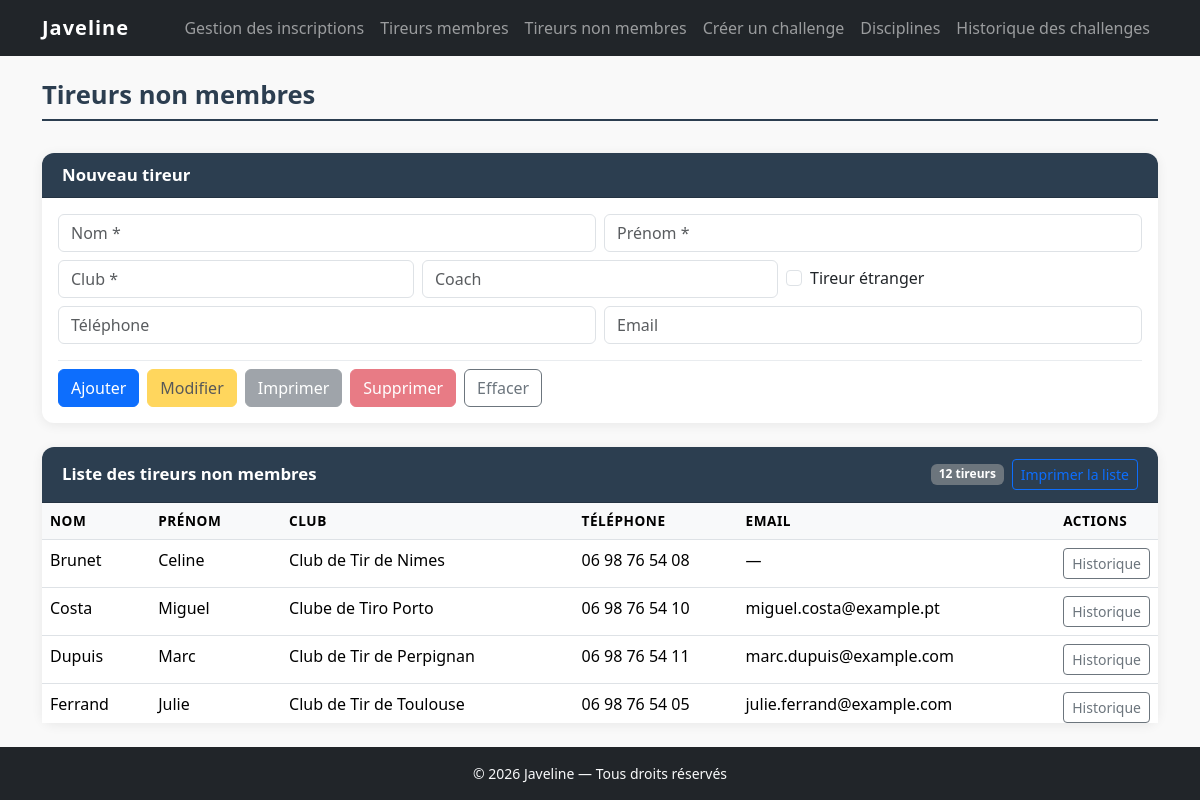
/externes, run on the app's committed database.
### tables this page shows
CREATE TABLE externes (
    id          INT UNSIGNED    NOT NULL AUTO_INCREMENT,
    nom         VARCHAR(100)    NOT NULL,
    prenom      VARCHAR(100)    NOT NULL,
    club        VARCHAR(150)    NOT NULL,
    telephone   VARCHAR(20)         NULL DEFAULT NULL,
    email       VARCHAR(150)        NULL DEFAULT NULL,
    etranger    TINYINT(1)      NOT NULL DEFAULT 0,
    coach       VARCHAR(150)        NULL DEFAULT NULL,
    created_at  DATETIME        NOT NULL DEFAULT CURRENT_TIMESTAMP,
    PRIMARY KEY (id)
);

### app/controllers/ExterneController.php (called while the page is built, shortened)
<?php
require_once APP_ROOT . '/app/models/ExterneModel.php';
class ExterneController extends Controller
{
    private ExterneModel $model;
    public function __construct()
    {
        $this->model = new ExterneModel();
    }
    public function index(): void
    {
        $externes = $this->model->findAll();
        $this->render('externes/index', [
            'titrePage' => 'Tireurs non membres — ' . APP_NAME,
            'externes'  => $externes,
        ]);
    }
}

### index.php (called while the page is built, shortened)
<?php
require_once APP_ROOT . '/core/helpers.php';
require_once APP_ROOT . '/core/Database.php';
require_once APP_ROOT . '/core/Model.php';
$router = new Router();
$router->dispatch();

### core/Database.php (called while the page is built, shortened)
<?php
class Database
{
    private static ?PDO $instance = null;
    public static function getInstance(): PDO
    {
        if (self::$instance === null) {
            $dsn = 'mysql:host=' . DB_HOST
                 . ';dbname=' . DB_NAME
                 . ';charset=' . DB_CHARSET;
            $options = [
                PDO::ATTR_ERRMODE            => PDO::ERRMODE_EXCEPTION,
                PDO::ATTR_DEFAULT_FETCH_MODE => PDO::FETCH_ASSOC,
                PDO::ATTR_EMULATE_PREPARES   => false,
            ];
            try {
                self::$instance = new PDO($dsn, DB_USER, DB_PASS, $options);
            } catch (PDOException $e) {
                if (APP_ENV === 'development') {
                    die('Erreur de connexion à la base de données : ' . $e->getMessage());
                } else {
                    die('Erreur de connexion à la base de données. Veuillez réessayer plus tard.');
                }
            }
        }
        return self::$instance;
    }
}

### core/Model.php (called while the page is built, shortened)
<?php
abstract class Model
{
    public function __construct()
    {
        $this->db = Database::getInstance();
    }
}

### app/models/ExterneModel.php (called while the page is built, shortened)
<?php
require_once APP_ROOT . '/core/Model.php';
class ExterneModel extends Model
{
    public function findAll(): array
    {
        $stmt = $this->db->query(
            'SELECT id, nom, prenom, club, telephone, email, etranger
             FROM externes
             ORDER BY nom ASC, prenom ASC'
        );
        return $stmt->fetchAll();
    }
}

### core/helpers.php (called while the page is built, shortened)
<?php
function format_telephone_fr(?string $telephone): string
{
    $chiffres = preg_replace('/[^0-9]/', '', $telephone);
    if (preg_match('/^0[1-9][0-9]{8}$/', $chiffres)) {
        return implode(' ', str_split($chiffres, 2));
    }
    return $telephone;
}

### app/views/partials/externes_liste.php (the view, shortened to what this page needs)
<?php if (empty($externes)): ?>
    <p class="liste-vide">Aucun tireur non membre enregistré.</p>
<?php else: ?>
    <div class="table-responsive">
        <table class="table table-hover membres-table table-triable" aria-label="Liste des tireurs non membres">
            <thead>
                <tr>
                    <th scope="col" data-tri="texte" tabindex="0" role="button" aria-label="Trier par nom">Nom</th>
                    <th scope="col" data-tri="texte" tabindex="0" role="button" aria-label="Trier par prénom">Prénom</th>
                    <th scope="col" data-tri="texte" tabindex="0" role="button" aria-label="Trier par club">Club</th>
                    <th scope="col" data-tri="texte" tabindex="0" role="button" aria-label="Trier par téléphone">Téléphone</th>
                    <th scope="col" data-tri="texte" tabindex="0" role="button" aria-label="Trier par email">Email</th>
                    <th scope="col" class="col-actions">Actions</th>
                </tr>
            </thead>
            <tbody>
                <?php foreach ($externes as $externe): ?>
                <tr class="ligne-externe"
                    data-id="<?= (int)$externe['id'] ?>"
                    role="button"
                    tabindex="0"
                    aria-label="Sélectionner <?= htmlspecialchars($externe['nom'] . ' ' . $externe['prenom']) ?>">
                    <td><?= htmlspecialchars($externe['nom']) ?></td>
                    <td><?= htmlspecialchars($externe['prenom']) ?></td>
                    <td><?= htmlspecialchars($externe['club']) ?></td>
                    <td><?= $externe['telephone'] ? htmlspecialchars(format_telephone_fr($externe['telephone'])) : '—' ?></td>
                    <td><?= htmlspecialchars($externe['email'] ?? '—') ?></td>
                    <td>
                        <a href="<?= APP_URL ?>/externes/historique/<?= (int)$externe['id'] ?>"
                           class="btn btn-sm btn-outline-secondary"
                           aria-label="Historique de <?= htmlspecialchars($externe['nom'] . ' ' . $externe['prenom']) ?>"
                           onclick="event.stopPropagation()">
                            Historique
                        </a>
                    </td>
                </tr>
                <?php endforeach; ?>
            </tbody>
        </table>
    </div>
<?php endif; ?>

### public/css/style.css (style rules this page uses)
:root { --couleur-primaire: #2c3e50; --couleur-secondaire: #e74c3c; --couleur-texte: #333333; --couleur-fond: #f9f9f9; --police-principale: 'Segoe UI', Tahoma, Geneva, Verdana, sans-serif; }
html, body { height: 100%; font-family: var(--police-principale); color: var(--couleur-texte); background-color: var(--couleur-fond); }
body { display: flex; flex-direction: column; }
.membres-table thead th { background-color: #f8f9fa; font-weight: 600; font-size: 0.85rem; text-transform: uppercase; letter-spacing: 0.04em; white-space: nowrap; }
.table-triable thead th[data-tri] { cursor: pointer; user-select: none; white-space: nowrap; }
.table-triable thead th[data-tri]::after { content: '\25B2'; display: inline-block; width: 0.9rem; margin-left: 0.35rem; font-size: 0.7rem; color: transparent; }
.col-actions { width: 1%; white-space: nowrap; }
.membres-liste-card .membres-table thead th { position: sticky; top: 0; z-index: 1; }

### data on the page
externes: nom "Brunet", prenom "Celine", club "Club de Tir de Nimes", telephone "06 98 76 54 08", email "—"
externes: nom "Costa", prenom "Miguel", club "Clube de Tiro Porto", telephone "06 98 76 54 10", email "miguel.costa@example.pt"
externes: nom "Dupuis", prenom "Marc", club "Club de Tir de Perpignan", telephone "06 98 76 54 11", email "marc.dupuis@example.com"
externes: nom "Ferrand", prenom "Julie", club "Club de Tir de Toulouse", telephone "06 98 76 54 05", email "julie.ferrand@example.com"

### other printed values
APP_NAME "Javeline"
count($externes) "12"
